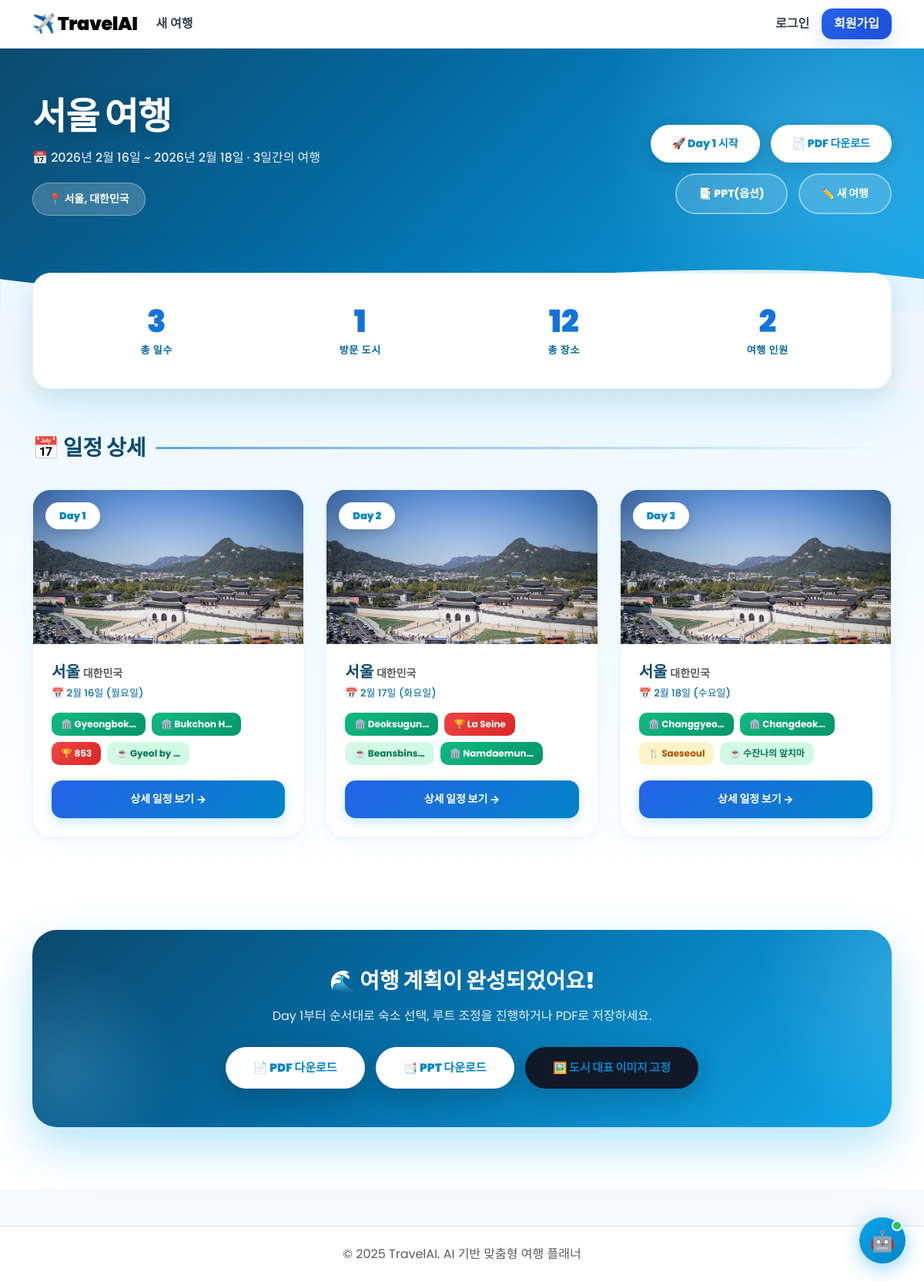
Screenshot of /plan/1/ with the database file from the repository.
### planner/models.py (models this page shows, shortened)
class TravelPlan(models.Model):
    STATUS_CHOICES = [
        ('draft', '작성 중'),
        ('planned', '계획 완료'),
        ('ongoing', '여행 중'),
        ('completed', '완료'),
        ('cancelled', '취소'),
    ]
    user = models.ForeignKey(
        settings.AUTH_USER_MODEL,
        on_delete=models.CASCADE,
        related_name='travel_plans',
        verbose_name='사용자',
        null=True,  # 비회원도 생성 가능
        blank=True
    )
    session_key = models.CharField('세션 키', max_length=100, blank=True)
    title = models.CharField('제목', max_length=200, blank=True)
    start_date = models.DateField('출발일')
    end_date = models.DateField('도착일')
    total_days = models.PositiveIntegerField('총 일수', default=1)
    origin_city = models.CharField('출발 도시', max_length=100)
    origin_country = models.CharField('출발 국가', max_length=100, blank=True)
    origin_country_code = models.CharField('출발 국가 코드', max_length=10, blank=True)
    destinations = models.JSONField('목적지 목록', default=list)
    theme = models.CharField('여행 테마', max_length=100, blank=True)
    travelers_count = models.PositiveSmallIntegerField('여행자 수', default=1)
    has_children = models.BooleanField('아이 동반', default=False)
    has_elderly = models.BooleanField('노약자 동반', default=False)
    status = models.CharField(
        '상태',
        max_length=20,
        choices=STATUS_CHOICES,
        default='draft'
    )
    created_at = models.DateTimeField('생성일', auto_now_add=True)
    updated_at = models.DateTimeField('수정일', auto_now=True)
    plan_data = models.JSONField('전체 계획 데이터', default=dict, blank=True)
    class Meta:
        verbose_name = '여행 계획'
        verbose_name_plural = '여행 계획들'
        ordering = ['-created_at']

class DayPlan(models.Model):
    travel_plan = models.ForeignKey(
        TravelPlan,
        on_delete=models.CASCADE,
        related_name='day_plans',
        verbose_name='여행 계획'
    )
    day_number = models.PositiveSmallIntegerField('일차')
    date = models.DateField('날짜')
    weekday = models.CharField('요일', max_length=10, blank=True)
    from_city = models.CharField('출발 도시', max_length=100, blank=True)
    to_city = models.CharField('도착 도시', max_length=100)
    to_country = models.CharField('도착 국가', max_length=100, blank=True)
    to_country_code = models.CharField('국가 코드', max_length=10, blank=True)
    latitude = models.FloatField('위도', null=True, blank=True)
    longitude = models.FloatField('경도', null=True, blank=True)
    transport_from_prev = models.CharField('이전 도시에서 이동수단', max_length=50, blank=True)
    transport_duration = models.CharField('이동 시간', max_length=50, blank=True)
    hotel = models.JSONField('숙소 정보', default=dict, blank=True)
    route = models.JSONField('루트 정보', default=list, blank=True)
    route_line = models.JSONField('루트 라인', default=list, blank=True)
    route_map_url = models.URLField('루트 맵 URL', max_length=2000, blank=True)
    total_move_time = models.CharField('총 이동 시간', max_length=50, blank=True)
    hero_image_url = models.URLField('히어로 이미지', max_length=500, blank=True)
    tips = models.JSONField('여행 팁', default=list, blank=True)
    poi_candidates = models.JSONField('POI 후보', default=list, blank=True)
    class Meta:
        verbose_name = '일자별 계획'
        verbose_name_plural = '일자별 계획들'
        ordering = ['day_number']
        unique_together = ['travel_plan', 'day_number']

class POI(models.Model):
    TYPE_CHOICES = [
        ('Attraction', '관광지'),
        ('Restaurant', '맛집'),
        ('Cafe', '카페'),
    ]
    day_plan = models.ForeignKey(
        DayPlan,
        on_delete=models.CASCADE,
        related_name='pois',
        verbose_name='일자별 계획'
    )
    order = models.PositiveSmallIntegerField('순서', default=0)
    name = models.CharField('장소명', max_length=200)
    raw_name = models.CharField('원본명', max_length=200, blank=True)
    poi_type = models.CharField('타입', max_length=20, choices=TYPE_CHOICES)
    feature = models.CharField('카테고리', max_length=50, blank=True)
    google_place_id = models.CharField('Place ID', max_length=100, blank=True)
    latitude = models.FloatField('위도', null=True, blank=True)
    longitude = models.FloatField('경도', null=True, blank=True)
    distance_km = models.FloatField('중심부 거리(km)', null=True, blank=True)
    rating = models.FloatField('평점', null=True, blank=True)
    review_count = models.PositiveIntegerField('리뷰 수', null=True, blank=True)
    is_landmark = models.BooleanField('랜드마크', default=False)
    michelin_grade = models.CharField('미슐랭 등급', max_length=20, blank=True)
    image_url = models.URLField('이미지 URL', max_length=500, blank=True)
    image_hd_url = models.URLField('HD 이미지 URL', max_length=500, blank=True)
    reason = models.TextField('추천 이유', blank=True)
    user_selected = models.BooleanField('사용자 선택', default=True)
    user_rating = models.PositiveSmallIntegerField('사용자 평점', null=True, blank=True)
    user_liked = models.BooleanField('사용자 좋아요', null=True, blank=True)
    class Meta:
        verbose_name = 'POI'
        verbose_name_plural = 'POIs'
        ordering = ['order']

### planner/views.py (the view)
# urls.py: path('plan/<int:plan_id>/', views.results, name='results'),
def results(request, plan_id):
    travel_plan = get_object_or_404(TravelPlan, id=plan_id)
    if travel_plan.user and travel_plan.user != request.user:
        if not request.user.is_staff:
            messages.error(request, '접근 권한이 없습니다.')
            return redirect('planner:index')
    day_plans = travel_plan.day_plans.all().prefetch_related('pois').order_by('day_number')
    try:
        for dp in day_plans:
            _ensure_day_hero_image(dp, force=False)
    except Exception:
        pass
    context = {
        'plan': travel_plan,
        'day_plans': day_plans,
    }
    return render(request, 'planner/results.html', context)

### services/images.py (called while the page is built, shortened)
def _city_hero_project_root() -> str:
    return os.path.abspath(os.path.join(os.path.dirname(__file__), ".."))

def _city_hero_local_path(slug: str) -> str:
    return os.path.join(_city_hero_project_root(), "static", "img", "city_hero", slug)

def _norm_city_key(city: str) -> str:
    c = (city or '').strip()
    return CITY_NAME_ALIASES.get(c, c)

def get_city_image(city_name: str, country_name: str = "", width: int = 1600) -> str:
    city = (city_name or '').strip()
    country = (country_name or '').strip()
    city = _norm_city_key(city)
    try:
        slug = CITY_HERO_SLUGS.get((country, city)) or CITY_HERO_SLUGS.get(("", city))
        if slug:
            project_root = _city_hero_project_root()
            local_path = _city_hero_local_path(slug)
            if os.path.exists(local_path):
                sz = os.path.getsize(local_path)
                if sz >= _CITY_HERO_MIN_REAL_BYTES:
                    return f"/static/img/city_hero/{slug}?v={int(os.path.getmtime(local_path))}"
            auto = _ensure_city_hero_downloaded(country, city, slug, width=width)
            if auto:
                return auto
    except Exception:
        pass

### templates/planner/results.html (shortened to what this page needs)
{% extends "base.html" %}
{% load static %}
{% block content %}
<section class="plan-hero">
  <div class="container">
    <div class="row align-items-center">
      <div class="col-lg-8">
        <h1 class="plan-title">{{ plan.title }}</h1>
        <p class="plan-meta">
          📅 {{ plan.start_date|date:"Y년 n월 j일" }} ~ {{ plan.end_date|date:"Y년 n월 j일" }} · {{ plan.total_days }}일간의 여행
        </p>
        <div class="dest-chips">
          {% for dest in plan.destinations %}
          <span class="dest-chip">📍 {{ dest.city }}{% if dest.country %}, {{ dest.country }}{% endif %}</span>
          {% endfor %}
        </div>
      </div>
      <div class="col-lg-4">
        <div class="hero-actions justify-content-lg-end">
          {% if day_plans %}
          <a href="{% url 'planner:itinerary' plan.id 1 %}" class="btn-hero primary">🚀 Day 1 시작</a>
          {% endif %}
          <a href="{% url 'planner:export_pdf' plan.id %}" class="btn-hero primary">📄 PDF 다운로드</a>
          <a href="{% url 'planner:export_ppt' plan.id %}" class="btn-hero secondary">📑 PPT(옵션)</a>
          <a href="{% url 'planner:index' %}" class="btn-hero secondary">✏️ 새 여행</a>
        </div>
      </div>
    </div>
  </div>
</section>
<div class="container">
  <div class="stats-bar">
    <div class="stat-item">
      <div class="stat-num">{{ plan.total_days }}</div>
      <div class="stat-label">총 일수</div>
    </div>
    <div class="stat-item">
      <div class="stat-num">{{ plan.destinations|length }}</div>
      <div class="stat-label">방문 도시</div>
    </div>
    <div class="stat-item">
      <div class="stat-num" id="totalPois">0</div>
      <div class="stat-label">총 장소</div>
    </div>
    <div class="stat-item">
      <div class="stat-num">{{ plan.travelers_count }}</div>
      <div class="stat-label">여행 인원</div>
    </div>
  </div>
</div>
<section class="days-section">
  <div class="container">
    <h2 class="section-title">📅 일정 상세</h2>
    {% if day_plans %}
    <div class="days-grid">
      {% for day in day_plans %}
      <div class="day-card">
        <div class="day-card-image">
          {% if day.hero_image_url %}
          <img src="{{ day.hero_image_url }}" alt="{{ day.to_city }}" onerror="this.style.display='none';this.nextElementSibling.style.display='flex';">
          {% else %}
          <div class="placeholder">🌊</div>
          {% endif %}
          <span class="day-badge">Day {{ day.day_number }}</span>
        </div>
        <div class="day-card-body">
          <h3 class="day-card-title">
            {{ day.to_city }}
            {% if day.to_country %}<small class="text-muted" style="font-size:.7em; font-weight:600;">{{ day.to_country }}</small>{% endif %}
          </h3>
          <p class="day-card-date">📅 {{ day.date|date:"n월 j일" }} ({{ day.date|date:"l" }})</p>
          <div class="poi-minis">
            {% for poi in day.pois.all|slice:":5" %}
            <span class="poi-mini {% if poi.is_landmark %}landmark{% elif poi.michelin_grade %}michelin{% elif poi.poi_type == 'Restaurant' %}restaurant{% elif poi.poi_type == 'Cafe' %}cafe{% endif %}">
              {% if poi.is_landmark %}🏛️{% elif poi.michelin_grade %}🏆{% elif poi.poi_type == 'Restaurant' %}🍴{% elif poi.poi_type == 'Cafe' %}☕{% else %}📍{% endif %}
              {{ poi.name|truncatechars:10 }}
            </span>
            {% empty %}
            <span class="text-muted small">아직 추가된 장소가 없어요</span>
            {% endfor %}
          </div>
          <a href="{% url 'planner:itinerary' plan.id day.day_number %}" class="day-card-btn">상세 일정 보기 →</a>
        </div>
      </div>
      {% endfor %}
    </div>
    {% endif %}
  </div>
</section>
{% if day_plans %}
<section class="cta-section">
  <div class="container">
    <div class="cta-card">
      <h3 class="cta-title">🌊 여행 계획이 완성되었어요!</h3>
      <p class="cta-desc">Day 1부터 순서대로 숙소 선택, 루트 조정을 진행하거나 PDF로 저장하세요.</p>
      <a href="{% url 'planner:export_pdf' plan.id %}" class="cta-btn">📄 PDF 다운로드</a>
      <a href="{% url 'planner:export_ppt' plan.id %}" class="cta-btn" style="margin-left:10px;">📑 PPT 다운로드</a>
      <a href="{% url 'planner:city_hero_tool' %}" class="cta-btn" style="margin-left:10px;background:#111827;border-color:#111827;">🖼️ 도시 대표 이미지 고정</a>
    </div>
  </div>
</section>
{% endif %}
{% endblock %}

### templates/base.html (shortened to what this page needs)
{% load static %}
<!DOCTYPE html>
<html lang="ko">
<head>
  <link href="https://cdn.jsdelivr.net/npm/bootstrap@5.3.2/dist/css/bootstrap.min.css" rel="stylesheet">
  <link rel="stylesheet" href="{% static 'css/ui_v2.css' %}">
  <link rel="stylesheet" href="{% static 'css/ui_magazine.css' %}">
  <link rel="stylesheet" href="{% static 'css/theme_design1.css' %}?v=654d1fix9">
  <link rel="stylesheet" href="{% static 'css/ai_chat.css' %}">
</head>
<body>
  <nav class="navbar navbar-expand-lg navbar-light bg-white shadow-sm">
    <div class="container">
      <a class="navbar-brand" href="{% url 'planner:index' %}">
        ✈️ TravelAI
      </a>
      <div class="collapse navbar-collapse" id="navbarNav">
        <ul class="navbar-nav me-auto">
          <li class="nav-item">
            <a class="nav-link" href="{% url 'planner:index' %}">새 여행</a>
          </li>
        </ul>
        <ul class="navbar-nav">
          {% if user.is_authenticated %}
            <li class="nav-item dropdown">
              <a class="nav-link dropdown-toggle" href="#" role="button" data-bs-toggle="dropdown">
                👤 {{ user.username }}
              </a>
              <ul class="dropdown-menu dropdown-menu-end">
                <li><a class="dropdown-item" href="{% url 'accounts:profile' %}">프로필</a></li>
                <li><a class="dropdown-item" href="{% url 'accounts:preferences' %}">여행 선호도 설정</a></li>
                <li><a class="dropdown-item" href="{% url 'accounts:visited_places' %}">방문 기록</a></li>
                <li><hr class="dropdown-divider"></li>
                <li>
                  <form method="post" action="{% url 'accounts:logout' %}">
                    {% csrf_token %}
                    <button class="dropdown-item" type="submit">로그아웃</button>
                  </form>
                </li>
              </ul>
            </li>
          {% else %}
            <li class="nav-item">
              <a class="nav-link" href="{% url 'accounts:login' %}">로그인</a>
            </li>
            <li class="nav-item">
              <a class="nav-link btn btn-primary text-white px-3 ms-2" href="{% url 'accounts:signup' %}">회원가입</a>
            </li>
          {% endif %}
        </ul>
      </div>
    </div>
  </nav>
  <main>
    {% block content %}{% endblock %}
  </main>
  <footer class="bg-white border-top py-4 mt-5">
    <div class="container text-center text-muted">
      <p class="mb-0">&copy; 2025 TravelAI. AI 기반 맞춤형 여행 플래너</p>
    </div>
  </footer>
    <button id="aiChatToggle" onclick="aiChatToggle()" title="AI 여행 도우미">
      🤖
      <span class="badge-dot"></span>
    </button>
</body>
</html>

### static/css/ui_v2.css (style rules this page uses)
:root { --bg:#f7f8fb; --text:#0b0f19; --muted:#5b667a; --card:#ffffff; --border: rgba(15,23,42,0.10); --shadow: 0 26px 80px rgba(2,6,23,0.14); --shadow-sm: 0 14px 40px rgba(2,6,23,0.10); --radius: 24px; --radius-sm: 18px; --primary:#0b0f19; --accent:#4f46e5; --accent2:#06b6d4; --accent3:#22c55e; }
.hero-actions { display:flex; flex-wrap:wrap; gap:10px; margin-top:14px; }

### static/css/ui_magazine.css (style rules this page uses)
:root { --mag-hero-h: 280px; --mag-radius: 26px; --mag-shadow: 0 18px 50px rgba(2,6,23,.16); --mag-shadow-soft: 0 10px 28px rgba(2,6,23,.12); --mag-overlay: linear-gradient(180deg, rgba(2,6,23,.62) 0%, rgba(2,6,23,.22) 45%, rgba(2,6,23,.62) 100%); }

### static/css/theme_design1.css (style rules this page uses)
:root { --d1-primary:#2563eb; --d1-primary-2:#1d4ed8; --d1-accent:#0ea5e9; --d1-bg:#f6f8fc; --d1-card:#ffffff; --d1-text:#0f172a; --d1-muted:#64748b; --d1-border:#e5e7eb; --d1-shadow:0 10px 30px rgba(2, 6, 23, .10); --d1-radius:18px; }
html, body { height:100%; }
body { background: var(--d1-bg); color: var(--d1-text); }
.navbar { box-shadow:none !important; border-bottom:1px solid rgba(229,231,235,.85); }
.navbar .navbar-brand { letter-spacing:-0.02em; }
.navbar .nav-link { color:#334155; }
.btn { border-radius: 14px !important; font-weight: 800 !important; }
.btn-primary { background: linear-gradient(135deg, var(--d1-primary), var(--d1-primary-2)) !important; border: none !important; box-shadow: 0 10px 26px rgba(37,99,235,.18); }
img { max-width:100%; }

### static/css/ai_chat.css (style rules this page uses)
#aiChatToggle { position: fixed; bottom: 24px; right: 24px; z-index: 9999; width: 60px; height: 60px; border-radius: 50%; border: none; background: linear-gradient(135deg, #0ea5e9, #0284c7); color: white; font-size: 26px; cursor: pointer; box-shadow: 0 6px 25px rgba(14, 165, 233, .45); transition: all .3s cubic-bezier(0.4, 0, 0.2, 1); display: flex; align-items: center; justify-content: center; }
#aiChatToggle .badge-dot { position: absolute; top: 4px; right: 4px; width: 14px; height: 14px; border-radius: 50%; background: #22c55e; border: 2.5px solid white; animation: pulse-dot 2s infinite; }

### templates/base.html (style rules this page uses)
:root { --primary: #2563eb; --primary-light: #60a5fa; --bg: #f6f8fc; --card: #ffffff; --text: #0f172a; --muted: #64748b; --border: #e5e7eb; }
body { background: var(--bg); color: var(--text); font-family: 'Pretendard', -apple-system, BlinkMacSystemFont, system-ui, sans-serif; }
.navbar-brand { font-weight: 900; font-size: 1.5rem; }
.nav-link { font-weight: 600; }

### rows the page displays
TravelPlan: title "서울 여행", start_date "2026년 2월 16일", end_date "2026년 2월 18일", total_days "3", destinations|length "1", travelers_count "2"
DayPlan: day_number "1", to_city "서울", to_country "대한민국", date "2월 16일", date "월요일"
POI: name "Gyeongbok…"
POI: name "Bukchon H…"
POI: name "853"
POI: name "Gyeol by …"
DayPlan: day_number "2", to_city "서울", to_country "대한민국", date "2월 17일", date "화요일"
POI: name "Deoksugun…"
POI: name "La Seine"
POI: name "Beansbins…"
POI: name "Namdaemun…"
DayPlan: day_number "3", to_city "서울", to_country "대한민국", date "2월 18일", date "수요일"
POI: name "Changgyeo…"
POI: name "Changdeok…"
POI: name "Saeseoul"
POI: name "수잔나의 앞치마"

### other values shown
{{ dest.city }} "서울"
{{ dest.country }} "대한민국"
